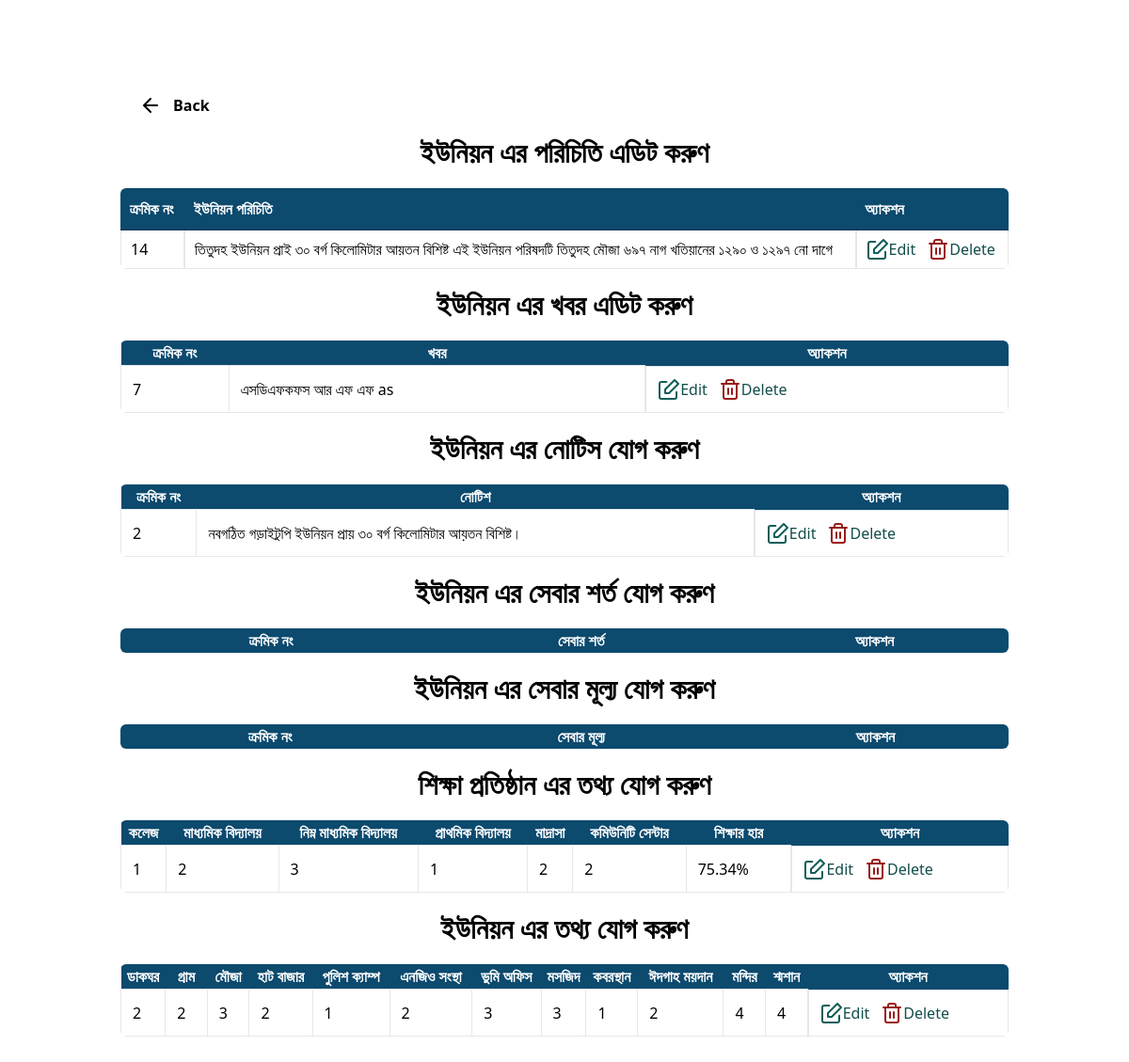
The page /home/edit/homeedit.php (signed in) on the database as committed earlier.
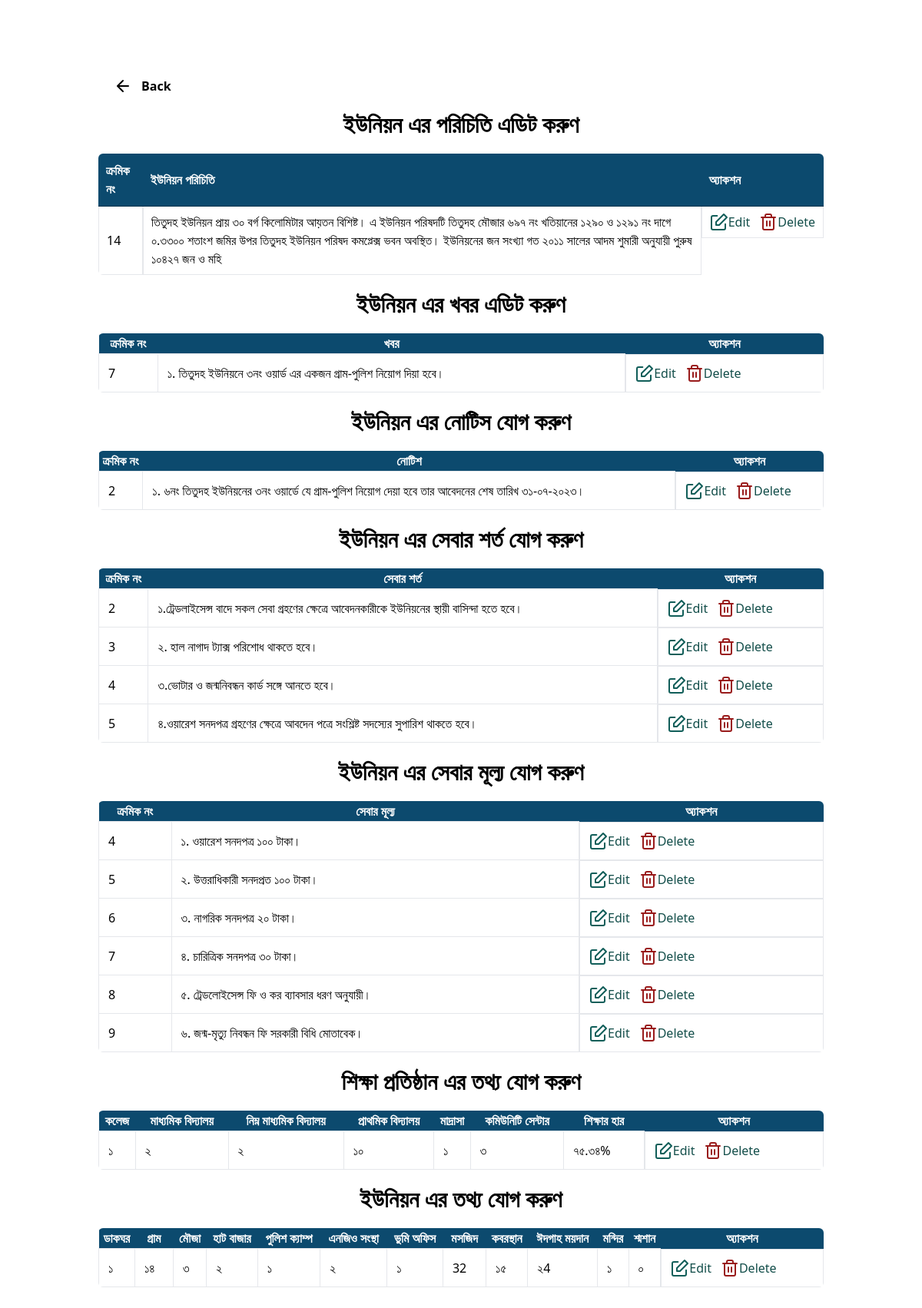
The same page on the database as committed later.
### tables this page shows
CREATE TABLE `unionporiciti` (
  `id` int(11) NOT NULL,
  `poriciti` varchar(255) NOT NULL
);

CREATE TABLE `khobor` (
  `id` int(11) NOT NULL,
  `khobor` varchar(255) NOT NULL
);

CREATE TABLE `notice` (
  `id` int(11) NOT NULL,
  `notice` varchar(255) NOT NULL
);

CREATE TABLE `shikkha` (
  `id` int(11) NOT NULL,
  `college` varchar(255) NOT NULL,
  `maddhomik` varchar(255) NOT NULL,
  `nimo` varchar(255) NOT NULL,
  `prathomic` varchar(255) NOT NULL,
  `madracha` varchar(255) NOT NULL,
  `community` varchar(255) NOT NULL,
  `shikkharhar` varchar(255) NOT NULL
);

CREATE TABLE `uniondetails` (
  `id` int(11) NOT NULL,
  `dakghor` varchar(255) NOT NULL,
  `gram` varchar(255) NOT NULL,
  `mouja` varchar(255) NOT NULL,
  `hatbazar` varchar(255) NOT NULL,
  `policecamp` varchar(255) NOT NULL,
  `enjio` varchar(255) NOT NULL,
  `vhumi` varchar(255) NOT NULL,
  `mosjid` varchar(255) NOT NULL,
  `koborsthan` varchar(255) NOT NULL,
  `edgah` varchar(255) NOT NULL,
  `mondir` varchar(255) NOT NULL,
  `sosan` varchar(255) NOT NULL
);

CREATE TABLE `sebarsorto` (
  `id` int(11) NOT NULL,
  `sorto` varchar(255) NOT NULL
);

CREATE TABLE `sebarmullo` (
  `id` int(11) NOT NULL,
  `mullo` varchar(255) NOT NULL
);

### home/edit/homeedit.php (the view, shortened to what this page needs)
<!doctype html>
<html>
<head>
    <link rel="stylesheet" href="style.css">
    <link href="https://cdn.datatables.net/1.10.19/css/jquery.dataTables.min.css" rel="stylesheet">
	<link href="https://cdn.datatables.net/responsive/2.2.3/css/responsive.dataTables.min.css" rel="stylesheet">
    <script src="https://cdn.tailwindcss.com"></script>
</head>
<body class="md:px-32 mx-auto  py-20">
<a href="../home.php" class="text-center bg-white font-semibold flex gap-3 items-center sticky top-0 left-0 w-full py-5 px-5">
        <svg xmlns="http://www.w3.org/2000/svg" width="24" height="24" viewBox="0 0 24 24" fill="none" stroke="#000000" stroke-width="2" stroke-linecap="round" stroke-linejoin="round">
            <path d="M19 12H6M12 5l-7 7 7 7" />
        </svg>
        Back</a>
    <p class="text-center font-semibold text-2xl md:text-3xl">ইউনিয়ন এর পরিচিতি এডিট করুণ </p>
    <div class="container mt-5">
    <table id="example" class="display rounded-md overflow-hidden" style="width:100%">
        <thead>
            <tr  class="bg-sky-900 flex flex-col flex-no wrap sm:table-row rounded-l-lg sm:rounded-none mb-2 sm:mb-0 text-white">
                <th>ক্রমিক নং</th>
                <th>ইউনিয়ন পরিচিতি</th>
                <th>অ্যাকশন</th>
            </tr>
        </thead>
        <tbody>
        <?php
                    include '../../_dbconnect.php';
                    $query = "SELECT * FROM `unionporiciti`";
                    $poriciti = mysqli_query($con, $query);
                    while ($row = mysqli_fetch_assoc($poriciti)) {
                        $id=$row['id'];
                    ?>
                <tr class="flex flex-col flex-no wrap sm:table-row mb-2 sm:mb-0">
                    <td class='border-grey-light border  p-3  cursor-pointer'><?= $row['id'] ?></td>
                    <td class='border-grey-light border  p-3  cursor-pointer'><?= $row['poriciti'] ?></td>
                    <td class="border-grey-light border  p-3  cursor-pointer flex  gap-3 items-center">
                <a class="flex items-center text-teal-900 hover:font-medium" href="upporicitiedit.php?id=<?php echo $id; ?>">
                    Edit
                </a>
                <a class="flex items-center text-teal-900 hover:font-medium" href="../delete/poricitidelete.php?id=<?php echo $id; ?>">
                    Delete
                </a>
            </td>
                </tr>
            <?php
                    }
            ?>
        </tbody></table>
    </div>
    <p class="text-center font-semibold text-2xl md:text-3xl my-5">ইউনিয়ন এর খবর এডিট করুণ </p>
    <div class="container mt-5">
    <table id="example1" class="display rounded-md overflow-hidden" style="width:100%">
        <thead>
            <tr  class="bg-sky-900 flex flex-col flex-no wrap sm:table-row rounded-l-lg sm:rounded-none mb-2 sm:mb-0 text-white py-3">
                <th>ক্রমিক নং</th>
                <th>খবর</th>
                <th>অ্যাকশন</th>
            </tr>
        </thead>
        <tbody>
        <?php
                    include '../../_dbconnect.php';
                    $query = "SELECT * FROM `khobor`";
                    $poriciti = mysqli_query($con, $query);
                    while ($row = mysqli_fetch_assoc($poriciti)) {
                        $id=$row['id'];
                    ?>
                <tr class="flex flex-col flex-no wrap sm:table-row mb-2 sm:mb-0">
                    <td class='border-grey-light border  p-3  cursor-pointer'><?= $row['id'] ?></td>
                    <td class='border-grey-light border  p-3  cursor-pointer'><?= $row['khobor'] ?></td>
                    <td class="border-grey-light border  p-3  cursor-pointer flex  gap-3 items-center">
                <a class="flex items-center text-teal-900 hover:font-medium" href="khoboredit.php?id=<?php echo $id; ?>">
                    Edit
                </a>
                <a class="flex items-center text-teal-900 hover:font-medium" href="../delete/khobordelete.php?id=<?php echo $id; ?>">
                    Delete
                </a>
            </td>
                </tr>
            <?php
                    }
            ?>
        </tbody></table>
    </div>
    <p class="text-center font-semibold text-2xl md:text-3xl my-5">ইউনিয়ন এর  নোটিস যোগ  করুণ </p>
    <div class="container mt-5">
    <table id="example" class="display rounded-md overflow-hidden" style="width:100%">
        <thead>
            <tr  class="bg-sky-900 flex flex-col flex-no wrap sm:table-row rounded-l-lg sm:rounded-none mb-2 sm:mb-0 text-white">
                <th>ক্রমিক নং</th>
                <th>নোটিশ</th>
                <th>অ্যাকশন</th>
            </tr>
        </thead>
        <tbody>
        <?php
                    include '../../_dbconnect.php';
                    $query = "SELECT * FROM `notice`";
                    $poriciti = mysqli_query($con, $query);
                    while ($row = mysqli_fetch_assoc($poriciti)) {
                        $id=$row['id'];
                    ?>
                <tr class="flex flex-col flex-no wrap sm:table-row mb-2 sm:mb-0">
                    <td class='border-grey-light border  p-3  cursor-pointer'><?= $row['id'] ?></td>
                    <td class='border-grey-light border  p-3  cursor-pointer'><?= $row['notice'] ?></td>
                    <td class="border-grey-light border  p-3  cursor-pointer flex  gap-3 items-center">
                <a class="flex items-center text-teal-900 hover:font-medium" href="noticeedit.php?id=<?php echo $id; ?>">
                    Edit
                </a>
                <a class="flex items-center text-teal-900 hover:font-medium" href="../delete/noticedelete.php?id=<?php echo $id; ?>">
                    Delete
                </a>
            </td>
                </tr>
            <?php
                    }
            ?>
        </tbody></table>
    </div>
     <p class="text-center font-semibold text-2xl md:text-3xl my-5">ইউনিয়ন এর সেবার শর্ত যোগ করুণ </p>
    <div class="container mt-5">
    <table id="example" class="display rounded-md overflow-hidden" style="width:100%">
        <thead>
            <tr  class="bg-sky-900 flex flex-col flex-no wrap sm:table-row rounded-l-lg sm:rounded-none mb-2 sm:mb-0 text-white">
                <th>ক্রমিক নং</th>
                <th>সেবার শর্ত</th>
                <th>অ্যাকশন</th>
            </tr>
        </thead>
        <tbody>
        <?php
                    include '../../_dbconnect.php';
                    $query = "SELECT * FROM `sebarsorto`";
                    $poriciti = mysqli_query($con, $query);
                    while ($row = mysqli_fetch_assoc($poriciti)) {
                        $id=$row['id'];
                    ?>
                <tr class="flex flex-col flex-no wrap sm:table-row mb-2 sm:mb-0">
                    <td class='border-grey-light border  p-3  cursor-pointer'><?= $row['id'] ?></td>
                    <td class='border-grey-light border  p-3  cursor-pointer'><?= $row['sorto'] ?></td>
                    <td class="border-grey-light border  p-3  cursor-pointer flex  gap-3 items-center">
                <a class="flex items-center text-teal-900 hover:font-medium" href="sebarsortoedit.php?id=<?php echo $id; ?>">
                    Edit
                </a>
                <a class="flex items-center text-teal-900 hover:font-medium" href="../delete/sebarsortodelete.php?id=<?php echo $id; ?>">
                    Delete
                </a>
            </td>
                </tr>
            <?php
                    }
            ?>
        </tbody></table>
    </div>
         <p class="text-center font-semibold text-2xl md:text-3xl my-5">ইউনিয়ন এর সেবার মূল্য যোগ করুণ </p>
    <div class="container mt-5">
    <table id="example" class="display rounded-md overflow-hidden" style="width:100%">
        <thead>
            <tr  class="bg-sky-900 flex flex-col flex-no wrap sm:table-row rounded-l-lg sm:rounded-none mb-2 sm:mb-0 text-white">
                <th>ক্রমিক নং</th>
                <th>সেবার মূল্য</th>
                <th>অ্যাকশন</th>
            </tr>
        </thead>
        <tbody>
        <?php
                    include '../../_dbconnect.php';
                    $query = "SELECT * FROM `sebarmullo`";
                    $poriciti = mysqli_query($con, $query);
                    while ($row = mysqli_fetch_assoc($poriciti)) {
                        $id=$row['id'];
                    ?>
                <tr class="flex flex-col flex-no wrap sm:table-row mb-2 sm:mb-0">
                    <td class='border-grey-light border  p-3  cursor-pointer'><?= $row['id'] ?></td>
                    <td class='border-grey-light border  p-3  cursor-pointer'><?= $row['mullo'] ?></td>
                    <td class="border-grey-light border  p-3  cursor-pointer flex  gap-3 items-center">
                <a class="flex items-center text-teal-900 hover:font-medium" href="sebarmulloedit.php?id=<?php echo $id; ?>">
                    Edit
                </a>
                <a class="flex items-center text-teal-900 hover:font-medium" href="../delete/sebarmullodelete.php?id=<?php echo $id; ?>">
                    Delete
                </a>
            </td>
                </tr>
            <?php
                    }
            ?>
        </tbody></table>
    </div>
           <p class="text-center font-semibold text-2xl md:text-3xl my-5">শিক্ষা প্রতিষ্ঠান এর তথ্য যোগ করুণ</p>
    <div class="container mt-5">
    <table id="example" class="display rounded-md overflow-hidden" style="width:100%">
        <thead>
            <tr  class="bg-sky-900 flex flex-col flex-no wrap sm:table-row rounded-l-lg sm:rounded-none mb-2 sm:mb-0 text-white">
            <th>কলেজ</th>
          <th>মাধ্যমিক বিদ্যালয়</th>
          <th>নিম্ন মাধ্যমিক বিদ্যালয়</th>
          <th>প্রাথমিক বিদ্যালয়</th>
          <th>মাদ্রাসা</th>
          <th>কমিউনিটি সেন্টার</th>
          <th>শিক্ষার হার</th>
          <th>অ্যাকশন</th>
            </tr>
        </thead>
        <tbody>
        <?php
                    include '../../_dbconnect.php';
                    $query = "SELECT * FROM `shikkha`";
                    $poriciti = mysqli_query($con, $query);
                    while ($row = mysqli_fetch_assoc($poriciti)) {
                        $id=$row['id'];
                    ?>
                <tr class="flex flex-col flex-no wrap sm:table-row mb-2 sm:mb-0">
                <td class='border-grey-light border  p-3'><?= $row['college'] ?></td>
                    <td class='border-grey-light border  p-3'><?= $row['maddhomik'] ?></td>
                    <td class='border-grey-light border  p-3'><?= $row['nimo'] ?></td>
                    <td class='border-grey-light border  p-3'><?= $row['prathomic'] ?></td>
                    <td class='border-grey-light border  p-3'><?= $row['madracha'] ?></td>
                    <td class='border-grey-light border  p-3'><?= $row['community'] ?></td>
                    <td class='border-grey-light border  p-3'><?= $row['shikkharhar'] ?></td>
                    <td class="border-grey-light border  p-3  cursor-pointer flex  gap-3 items-center">
                <a class="flex items-center text-teal-900 hover:font-medium" href="shikkhaedit.php?id=<?php echo $id; ?>">
                    Edit
                </a>
                <a class="flex items-center text-teal-900 hover:font-medium" href="../delete/shikkhadelete.php?id=<?php echo $id; ?>">
                    Delete
                </a>
            </td>
                </tr>
            <?php
                    }
            ?>
        </tbody></table>
    </div>
              <p class="text-center font-semibold text-2xl md:text-3xl my-5">ইউনিয়ন এর তথ্য যোগ করুণ</p>
    <div class="container mt-5">
    <table id="example" class="display rounded-md overflow-hidden" style="width:100%">
        <thead>
            <tr  class="bg-sky-900 flex flex-col flex-no wrap sm:table-row rounded-l-lg sm:rounded-none mb-2 sm:mb-0 text-white">
        <th>ডাকঘর</th>
          <th>গ্রাম</th>
          <th>মৌজা</th>
          <th>হাট বাজার</th>
          <th>পুলিশ ক্যাম্প</th>
          <th>এনজিও সংস্থা</th>
          <th>ভুমি অফিস</th>
          <th>মসজিদ</th>
          <th>কবরস্থান</th>
          <th>ঈদগাহ ময়দান</th>
          <th>মন্দির</th>
          <th>শ্মশান</th>
          <th>অ্যাকশন</th>
            </tr>
        </thead>
        <tbody>
        <?php
                    include '../../_dbconnect.php';
                    $query = "SELECT * FROM `uniondetails`";
                    $poriciti = mysqli_query($con, $query);
                    while ($row = mysqli_fetch_assoc($poriciti)) {
                        $id=$row['id'];
                    ?>
                <tr class="flex flex-col flex-no wrap sm:table-row mb-2 sm:mb-0">
                <td class='border-grey-light border  p-3'><?= $row['dakghor'] ?></td>
                    <td class='border-grey-light border  p-3'><?= $row['gram'] ?></td>
                    <td class='border-grey-light border  p-3'><?= $row['mouja'] ?></td>
                    <td class='border-grey-light border  p-3'><?= $row['hatbazar'] ?></td>
                    <td class='border-grey-light border  p-3'><?= $row['policecamp'] ?></td>
                    <td class='border-grey-light border  p-3'><?= $row['enjio'] ?></td>
                    <td class='border-grey-light border  p-3'><?= $row['vhumi'] ?></td>
                    <td class='border-grey-light border  p-3'><?= $row['mosjid'] ?></td>
                    <td class='border-grey-light border  p-3'><?= $row['koborsthan'] ?></td>
                    <td class='border-grey-light border  p-3'><?= $row['edgah'] ?></td>
                    <td class='border-grey-light border  p-3'><?= $row['mondir'] ?></td>
                    <td class='border-grey-light border  p-3'><?= $row['sosan'] ?></td>
                    <td class="border-grey-light border  p-3  cursor-pointer flex  gap-3 items-center">
                <a class="flex items-center text-teal-900 hover:font-medium" href="uniondetailsedit.php?id=<?php echo $id; ?>">
                    Edit
                </a>
                <a class="flex items-center text-teal-900 hover:font-medium" href="../delete/uniondetailsdelete.php?id=<?php echo $id; ?>">
                    Delete
                </a>
            </td>
                </tr>
            <?php
                    }
            ?>
        </tbody></table>
    </div>
</body>
</html>

Rows that differ between the two databases and show on the page:
changed unionporiciti id 14: poriciti "তিতুদহ ইউনিয়ন প্রাই ৩০ বর্গ কিলোমিটার আয়তন বিশিষ্ট এই ইউনিয়ন পরিষদটি তিতুদহ মৌজা ৬৯৭ নাগ খতিয়ানের ১২৯০ ও ১২৯৭ নো দাগে" → "তিতুদহ ইউনিয়ন প্রায় ৩০ বর্গ কিলোমিটার আয়তন বিশিষ্ট। এ ইউনিয়ন পরিষদটি তিতুদহ মৌজার ৬৯৭ নং খতিয়ানের ১২৯০ ও ১২৯১ নং দাগে ০.৩৩০০ শতাংশ জমির উপর তিতুদহ ইউনিয়ন পরিষদ কমপ্লেক্স ভবন অবস্থিত। ইউনিয়নের জন সংখ্যা গত ২০১১ সালের আদম শুমারী অনুযায়ী পুরুষ ১০৪২৭ জন ও মহি"
changed khobor id 7: khobor "এসডিএফকফস আর এফ এফ as" → "১. তিতুদহ ইউনিয়নে ৩নং ওয়ার্ড এর একজন গ্রাম-পুলিশ নিয়োগ দিয়া হবে।"
changed notice id 2: notice "নবগঠিত গড়াইটুপি ইউনিয়ন প্রায় ৩০ বর্গ কিলোমিটার আয়তন বিশিষ্ট।" → "১. ৬নং তিতুদহ ইউনিয়নের ৩নং ওয়ার্ডে যে গ্রাম-পুলিশ নিয়োগ দেয়া হবে তার আবেদনের শেষ তারিখ ৩১-০৭-২০২৩।"
added sebarsorto: id "2", sorto "১.ট্রেডলাইসেন্স বাদে সকল সেবা গ্রহণের ক্ষেত্রে আবেদনকারীকে ইউনিয়নের স্থায়ী বাসিন্দা হতে হবে।"
added sebarsorto: id "3", sorto "২. হাল নাগাদ ট্যাক্স পরিশোধ থাকতে হবে।"
added sebarsorto: id "4", sorto "৩.ভোটার ও জন্মনিবন্ধন কার্ড সঙ্গে আনতে হবে।"
added sebarsorto: id "5", sorto "৪.ওয়ারেশ সনদপত্র গ্রহণের ক্ষেত্রে আবদেন পত্রে সংশ্লিষ্ট সদস্যের সুপারিশ থাকতে হবে।"
added sebarmullo: id "4", mullo "১. ওয়ারেশ সনদপত্র ১০০ টাকা।"
added sebarmullo: id "5", mullo "২. উত্তরাধিকারী সনদপ্রত ১০০ টাকা।"
added sebarmullo: id "6", mullo "৩. নাগরিক সনদপত্র ২০ টাকা।"
added sebarmullo: id "7", mullo "৪. চারিত্রিক সনদপত্র ৩০ টাকা।"
added sebarmullo: id "8", mullo "৫. ট্রেডলােইসেন্স ফি ও কর ব্যাবসার ধরণ অনুযায়ী।"
added sebarmullo: id "9", mullo "৬. জন্ম-মৃত্যু নিবন্ধন ফি সরকারী বিধি মোতাবেক।"
changed shikkha: college "1" → "১"; maddhomik "2" → "২"; nimo "3" → "২"; prathomic "1" → "১০"; madracha "2" → "১"; community "2" → "৩"; shikkharhar "75.34%" → "৭৫.৩৪%"
changed uniondetails: dakghor "2" → "১"; gram "2" → "১৪"; mouja "3" → "৩"; hatbazar "2" → "২"; policecamp "1" → "১"; enjio "2" → "২"; vhumi "3" → "১"; mosjid "3" → "32"; koborsthan "1" → "১৫"; edgah "2" → "২4"; mondir "4" → "১"; sosan "4" → "০"
